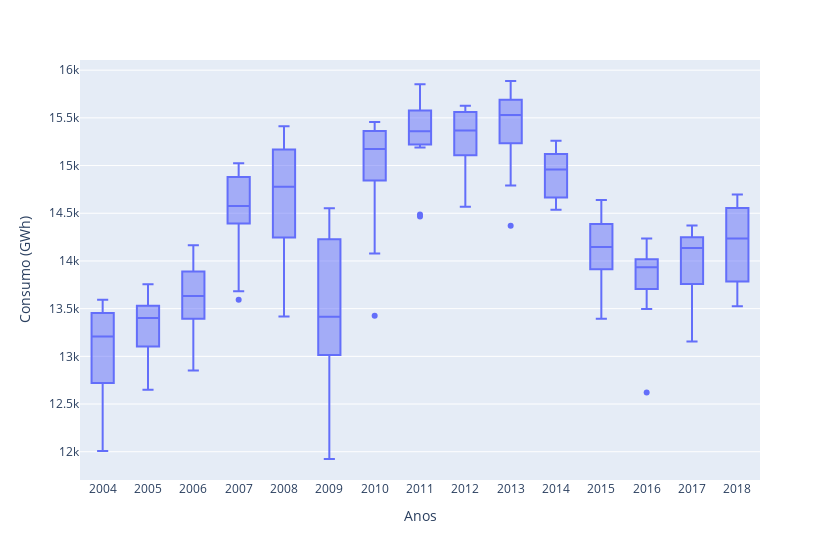

Notebook code for this chart:
### Code cell
px.box(np.array([total['Consumo'].values.reshape(-1,12)[:,i] for i in range(12)]), labels={'variable': 'Anos', 'value': 'Consumo (GWh)'}).update_layout(
    xaxis = dict(
        tickmode = 'array',
        tickvals = [0,1,2,3,4,5,6,7,8,9,10,11,12,13,14],
        ticktext = ['2004', '2005', '2006', '2007', '2008', '2009', '2010', '2011', '2012', '2013', '2014', '2015', '2016', '2017', '2018']
    ),

    width=840
)

### Figure 1 — Plotly figure (JSON) as saved in the notebook; plotly's stock layout.template omitted (floating-point values rounded to 4 significant figures; data arrays with more than 128 entries replaced by an {"elided": "..."} marker saying what was removed)
{"data": [{"alignmentgroup": "True", "hovertemplate": "Anos=%{x}<br>Consumo (GWh)=%{y}<extra></extra>", "legendgroup": "", "marker": {"color": "#636efa"}, "name": "", "notched": false, "offsetgroup": "", "orientation": "v", "showlegend": false, "type": "box", "x": {"elided": "180 str values"}, "x0": " ", "xaxis": "x", "y": {"elided": "180 float values"}, "y0": " ", "yaxis": "y"}], "layout": {"boxmode": "group", "legend": {"tracegroupgap": 0}, "margin": {"t": 60}, "width": 840, "xaxis": {"anchor": "y", "domain": [0, 1], "tickmode": "array", "ticktext": ["2004", "2005", "2006", "2007", "2008", "2009", "2010", "2011", "2012", "2013", "2014", "2015", "2016", "2017", "2018"], "tickvals": [0, 1, 2, 3, 4, 5, 6, 7, 8, 9, 10, 11, 12, 13, 14], "title": {"text": "Anos"}}, "yaxis": {"anchor": "x", "domain": [0, 1], "title": {"text": "Consumo (GWh)"}}}}
